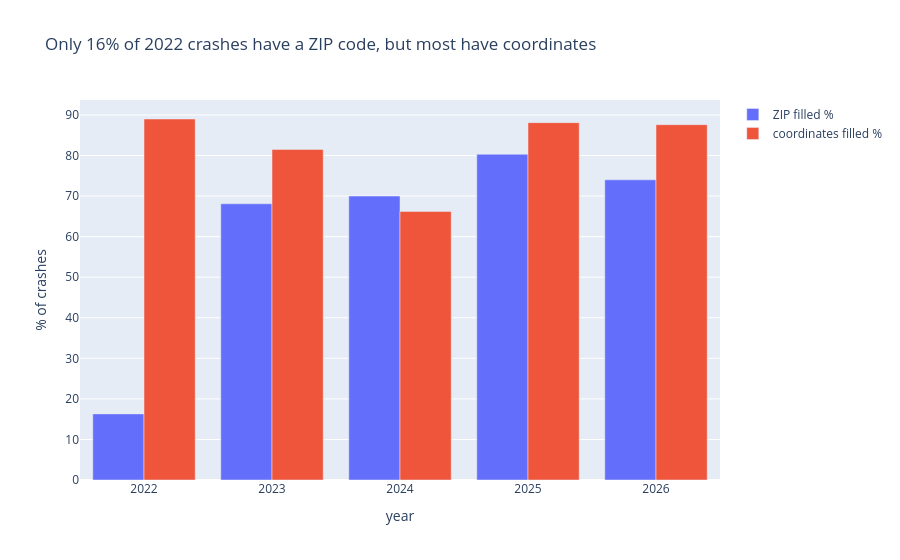

This figure's notebook cell:
### Markdown cell above
The severe-injury lookback is missing only for crashes in 2023 and 2024; every other year is complete. The data doesn't say why. Filling these gaps with 0 would wrongly mark the crashes as "not at a repeat location", so Q4 should use only crashes with a value (5.x issue 9). The highest all-injury lookback values are on the Verrazzano Bridge, which has no highway marker (see the highway check at the end of this section).

### Code cell
no_zip = sirta_crashes["ZipCode"].isna()
has_coords = sirta_crashes["Latitude"].notna()
is_highway = sirta_crashes["Highway Reference Marker"].notna()

print("Crashes with no ZIP:", no_zip.sum())
print("  ...but with coordinates (ZIP can be filled):", (no_zip & has_coords).sum())
print("  ...and no coordinates either:", (no_zip & ~has_coords).sum())
print("Highway crashes (marker filled):", is_highway.sum(), "| of them with no ZIP:", (is_highway & no_zip).sum(), "\n")

# ZIP and coordinate coverage by year: is the gap spread evenly?
crash_year = crash_date.dt.year
coverage = pd.DataFrame({
    "crashes": crash_year.value_counts().sort_index(),
    "ZIP filled %": (~no_zip).groupby(crash_year).mean().mul(100).round(1),
    "coordinates filled %": has_coords.groupby(crash_year).mean().mul(100).round(1),
})
print(coverage, "\n")

# ZIP values: all 5 digits? any that are not postal ZIPs?
zips = sirta_crashes["ZipCode"].dropna().astype(int)
print("Distinct ZIPs:", zips.nunique(), "| lowest", zips.min(), "| highest", zips.max())

# Coordinates inside the same rough NYC box used for housing (lat 40.4–41.0, lon -74.3 to -73.6)
lat, lon = sirta_crashes["Latitude"], sirta_crashes["Longitude"]
print("Outside NYC box:", (has_coords & ~(lat.between(40.4, 41.0) & lon.between(-74.3, -73.6))).sum())

px.bar(coverage.reset_index(names="year"), x="year", y=["ZIP filled %", "coordinates filled %"],
       barmode="group", labels={"value": "% of crashes", "variable": ""},
       title="Only 16% of 2022 crashes have a ZIP code, but most have coordinates").show()

### Figure 1 — Plotly figure (JSON) as saved in the notebook; plotly's stock layout.template omitted (floating-point values rounded to 4 significant figures)
{"data": [{"alignmentgroup": "True", "hovertemplate": "=ZIP filled %<br>year=%{x}<br>% of crashes=%{y}<extra></extra>", "legendgroup": "ZIP filled %", "marker": {"color": "#636efa", "pattern": {"shape": ""}}, "name": "ZIP filled %", "offsetgroup": "ZIP filled %", "orientation": "v", "showlegend": true, "textposition": "auto", "type": "bar", "x": [2022, 2023, 2024, 2025, 2026], "xaxis": "x", "y": [16.3, 68.1, 70.0, 80.3, 74.0], "yaxis": "y"}, {"alignmentgroup": "True", "hovertemplate": "=coordinates filled %<br>year=%{x}<br>% of crashes=%{y}<extra></extra>", "legendgroup": "coordinates filled %", "marker": {"color": "#EF553B", "pattern": {"shape": ""}}, "name": "coordinates filled %", "offsetgroup": "coordinates filled %", "orientation": "v", "showlegend": true, "textposition": "auto", "type": "bar", "x": [2022, 2023, 2024, 2025, 2026], "xaxis": "x", "y": [89.0, 81.5, 66.2, 88.1, 87.6], "yaxis": "y"}], "layout": {"barmode": "group", "legend": {"title": {"text": ""}, "tracegroupgap": 0}, "title": {"text": "Only 16% of 2022 crashes have a ZIP code, but most have coordinates"}, "xaxis": {"anchor": "y", "domain": [0.0, 1.0], "title": {"text": "year"}}, "yaxis": {"anchor": "x", "domain": [0.0, 1.0], "title": {"text": "% of crashes"}}}}
